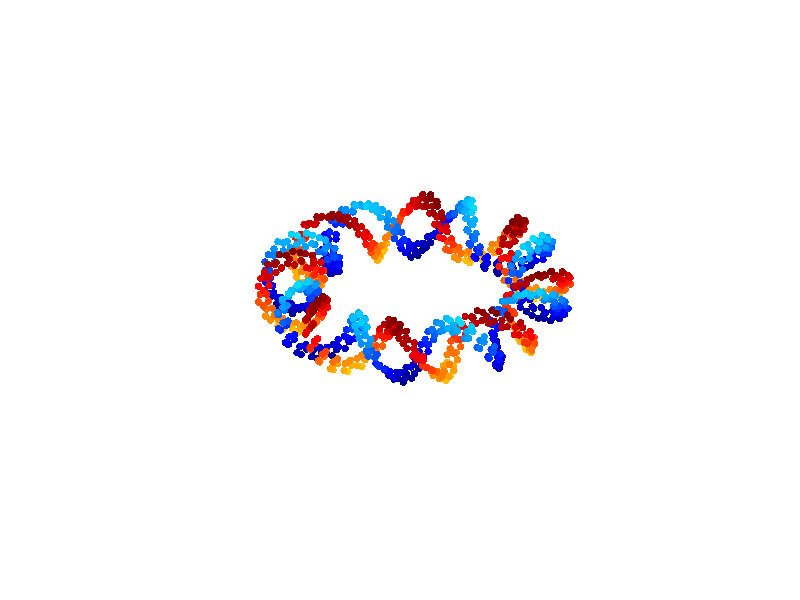

This chart was generated by the following MATLAB code:


r_ring = 0.2;
R_ring = 1;
t = 0:0.02*pi:8*pi;
x1 = cos(t).*(r_ring*sin(8*t)+R_ring);
y1 = sin(t).*(r_ring*sin(8*t)+R_ring);
z1 = r_ring*cos(8*t);



r = 0.05;
theta = 0:0.4*pi:2*pi;
ring_x = r*cos(theta');
ring_y = r*sin(theta');

basic_ring = [ring_x,ring_y,zeros(length(theta),1)];

Points_B = [];

for i = 1:length(t)
    
    alpha_x = -R_ring*sin(t(i))+4*r_ring*cos(4*t(i));
    alpha_y =  R_ring*cos(t(i))-4*r_ring*sin(4*t(i));
    alpha_z = -4*r_ring*cos(4*t(i));
    
    alpha_x = alpha_x/sqrt(alpha_x^2+ alpha_y^2+alpha_z^2);
    alpha_y = alpha_y/sqrt(alpha_x^2+ alpha_y^2+alpha_z^2);
    alpha_z = alpha_z/sqrt(alpha_x^2+ alpha_y^2+alpha_z^2);
      
    A = [alpha_x, alpha_y, alpha_z];
    B = [0,0,1];
    v = cross(A,B);
    s = sqrt(v(1)^2+v(2)^2+v(3)^2);
    v_x = [0, -v(3),v(2);
           v(3),0,-v(1);
           -v(2),v(1),0];
    
    c = A*B';
    RM = eye(3)+v_x + v_x*v_x*(1-c)/s^2;

%      Rx = [1,0,0;
%       0,cos(alpha_x),-sin(alpha_x);
%       0,sin(alpha_x),cos(alpha_x)];
%   
% Ry = [cos(alpha_y),0,sin(alpha_y);
%       0,1,0;
%       -sin(alpha_y),0,cos(alpha_y)];
%   
% Rz = [cos(alpha_z),-sin(alpha_z),0;
%       sin(alpha_z),cos(alpha_z),0;
%       0,0,1];
%   
%   R = Rx*Ry*Rz;
    
    Points_B = [Points_B;basic_ring*RM+[x1(i),y1(i),z1(i)]];

end

alpha_z = 0.1*pi;

Rz = [cos(alpha_z),-sin(alpha_z),0;
      sin(alpha_z),cos(alpha_z),0;
      0,0,1];

Points_A = Points_B*Rz;

Points_TwoCurlySpiral_A = Points_A;
Points_TwoCurlySpiral_B = Points_B;

c_A = 0.2*(Points_A(:,3)-min(Points_A(:,3)))./(max(Points_A(:,3))-min(Points_A(:,3)));
c_B = 0.2*(Points_B(:,3)-min(Points_B(:,3)))./(max(Points_B(:,3))-min(Points_B(:,3)))+0.4

figure()

scatter3(Points_A(:,1),Points_A(:,2),Points_A(:,3),30,c_A, 'filled')
hold on
scatter3(Points_B(:,1),Points_B(:,2),Points_B(:,3),30,c_B, 'filled')

colormap('jet')
axis equal
axis off

%%
Train_TwoCurlySpirals_A = Points_A;
Train_TwoCurlySpirals_B = Points_B;


dlmwrite('Train_TwoCurlySpirals_A.txt', Train_TwoCurlySpirals_A, 'delimiter',' ')
dlmwrite('Train_TwoCurlySpirals_B.txt', Train_TwoCurlySpirals_B, 'delimiter',' ')
